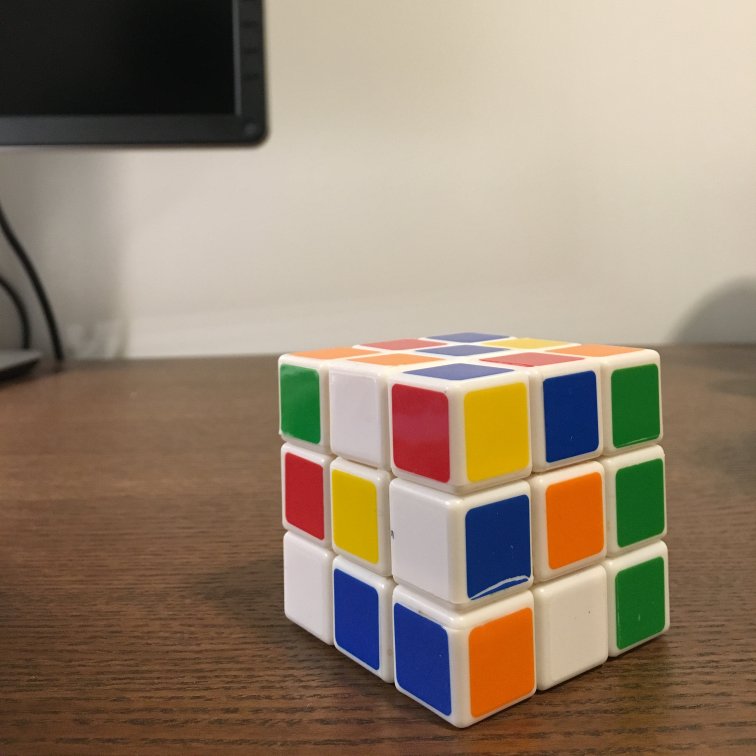
%> input picture Assignment2/code/res/cubeL.JPG, 3024 x 3024 px (shown at 1/4 size)
$ octave computeDisparity.m   (GNU Octave 9; MATLAB toolbox functions it lacks are replaced by stand-ins)
%> lines starting %> are read from the running program, lines starting %| are printed output that depends on the picture
% Find the corresponding matched point from 2 rectified stereo image pair
% using normalized cross correlation (NCC), and compute the disparity of
% the two points.
clc;
close all;
format long;

% Read image stereo pair
L = imread('../res/cubeL.JPG');
R = imread('../res/cubeR.JPG');
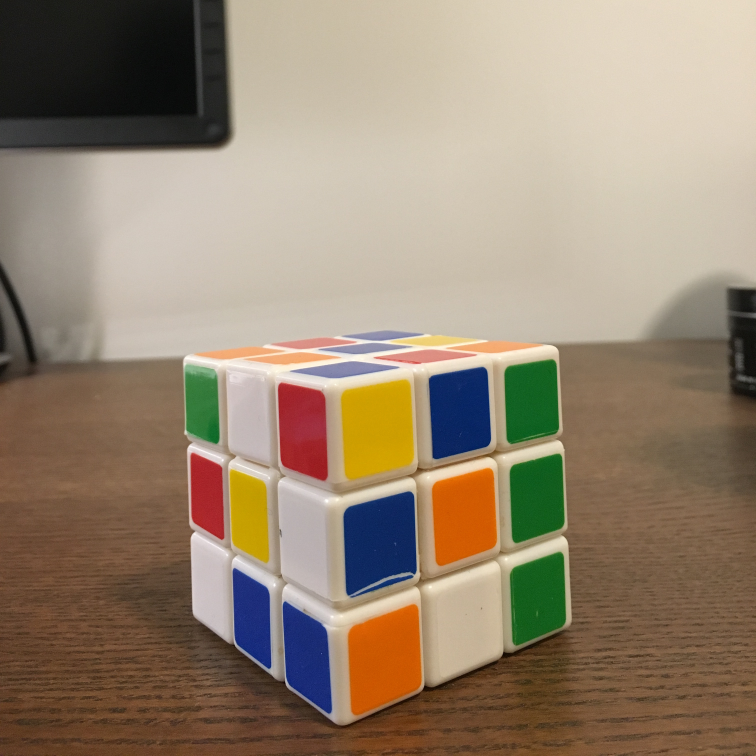
%> input picture Assignment2/code/res/cubeR.JPG, 3024 x 3024 px (shown at 1/4 size)


% Convert to grayscale
L = rgb2gray(L);
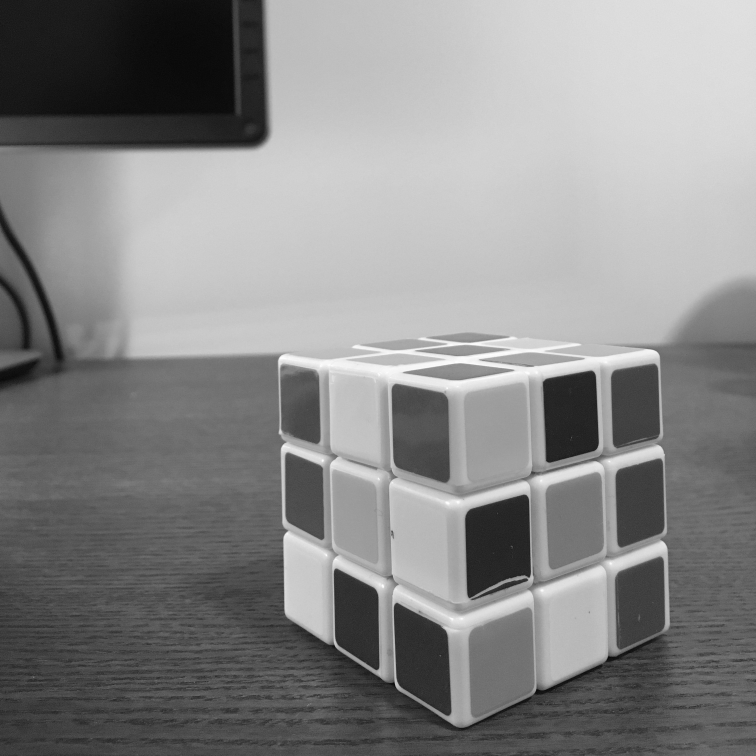
%> L: size 3024x3024 uint8 (shown at 1/4 size); min 2, max 255, mean 135.9
R = rgb2gray(R);
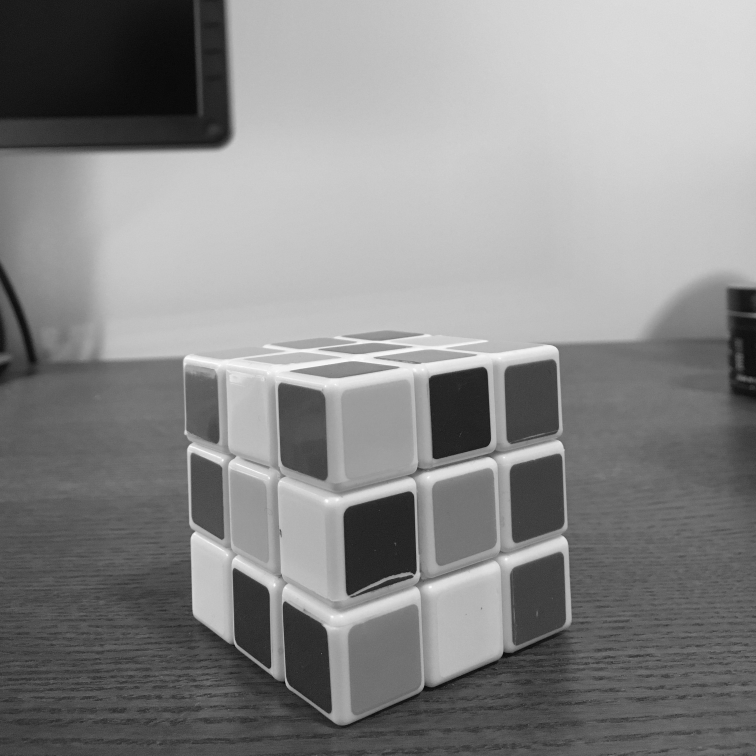
%> R: size 3024x3024 uint8 (shown at 1/4 size); min 3, max 255, mean 136.3

% L and R must have the same size.
if size(L) ~= size(R)
    error('Stereo image pair must have the same length');
end

[row, col] = size(L);
%> row = 3024; col = 3024

% Define a ratio of image's size divided by window's size to be used for calculating
% proper window size for correlation.
imageWinRatio = 17;

% Window size
winRow = int32(row / imageWinRatio);
%> winRow = 178
winCol = int32(col / imageWinRatio);
%> winCol = 178

% Make sure the window's size is odd
if mod(winRow, 2) == 0
    winRow = winRow + 1;
%> winRow = 179
end
if mod(winCol, 2) == 0
    winCol = winCol + 1;
%> winCol = 179
end

% Half of window size
halfRow = (winRow - 1) / 2;
%> halfRow = 89
halfCol = (winCol - 1) / 2;
%> halfCol = 89
halfRow = double(halfRow);
halfCol = double(halfCol);

% Estimate a disparity maximum to reduce unnecessary computations.
% This depends greatly on the scene depth of the image.
maxDisparity = winCol * 3;
%> maxDisparity = 537

% Set the number of points to sample, can be more depending on how many
% points you want to calculate.
keyPointsNum = 1;

% Select and draw a point on the left image
figure;
subplot(121); imshow(L);
axis on;
hold on;

keyPoints = zeros(keyPointsNum, 2);
for i=1:keyPointsNum
%> (the run ends here)
